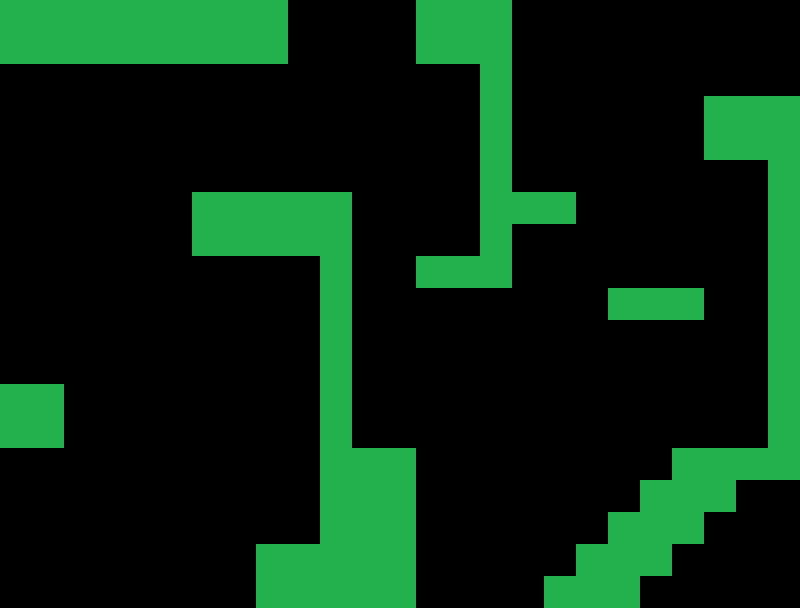

Tiled map render using the project's own tile images. Description and the whole map definition, tile-layer contents included, below:
An orthogonal 25x19 tile map with 32x32 px tiles, 1 tile layer (Tile Layer 1), 3 tilesets.

<map version="1.10" tiledversion="1.12.2" orientation="orthogonal" renderorder="right-down" width="25" height="19" tilewidth="32" tileheight="32" infinite="0" nextlayerid="7" nextobjectid="45">
 <editorsettings>
  <export target="room1.lua" format="lua" />
 </editorsettings>
 <tileset firstgid="1" name="Floor Tiles2" tilewidth="32" tileheight="32" tilecount="162" columns="9">
  <image source="../assets/tilesets/Floor Tiles2.png" width="288" height="576" />
 </tileset>
 <tileset firstgid="163" name="Other Tiles2" tilewidth="32" tileheight="32" tilecount="63" columns="9">
  <image source="../assets/tilesets/Other Tiles2.png" width="288" height="224" />
 </tileset>
 <tileset firstgid="226" name="ground" tilewidth="32" tileheight="32" tilecount="64" columns="8">
  <image source="../assets/tilesets/ground.png" width="256" height="256" />
 </tileset>
 <layer id="1" name="Tile Layer 1" width="25" height="19">
  <data encoding="csv">
228,228,228,228,228,228,228,228,228,0,0,0,0,228,228,228,0,0,0,0,0,0,0,0,0,
228,228,228,228,228,228,228,228,228,0,0,0,0,228,228,228,0,0,0,0,0,0,0,0,0,
0,0,0,0,0,0,0,0,0,0,0,0,0,0,0,228,0,0,0,0,0,0,0,0,0,
0,0,0,0,0,0,0,0,0,0,0,0,0,0,0,228,0,0,0,0,0,0,228,228,228,
0,0,0,0,0,0,0,0,0,0,0,0,0,0,0,228,0,0,0,0,0,0,228,228,228,
0,0,0,0,0,0,0,0,0,0,0,0,0,0,0,228,0,0,0,0,0,0,0,0,228,
0,0,0,0,0,0,228,228,228,228,228,0,0,0,0,228,228,228,0,0,0,0,0,0,228,
0,0,0,0,0,0,228,228,228,228,228,0,0,0,0,228,0,0,0,0,0,0,0,0,228,
0,0,0,0,0,0,0,0,0,0,228,0,0,228,228,228,0,0,0,0,0,0,0,0,228,
0,0,0,0,0,0,0,0,0,0,228,0,0,0,0,0,0,0,0,228,228,228,0,0,228,
0,0,0,0,0,0,0,0,0,0,228,0,0,0,0,0,0,0,0,0,0,0,0,0,228,
0,0,0,0,0,0,0,0,0,0,228,0,0,0,0,0,0,0,0,0,0,0,0,0,228,
228,228,0,0,0,0,0,0,0,0,228,0,0,0,0,0,0,0,0,0,0,0,0,0,228,
228,228,0,0,0,0,0,0,0,0,228,0,0,0,0,0,0,0,0,0,0,0,0,0,228,
0,0,0,0,0,0,0,0,0,0,228,228,228,0,0,0,0,0,0,0,0,228,228,228,228,
0,0,0,0,0,0,0,0,0,0,228,228,228,0,0,0,0,0,0,0,228,228,228,0,0,
0,0,0,0,0,0,0,0,0,0,228,228,228,0,0,0,0,0,0,228,228,228,0,0,0,
0,0,0,0,0,0,0,0,228,228,228,228,228,0,0,0,0,0,228,228,228,0,0,0,0,
0,0,0,0,0,0,0,0,228,228,228,228,228,0,0,0,0,228,228,228,0,0,0,0,0
</data>
 </layer>
 <objectgroup id="3" name="Collisions" />
</map>
